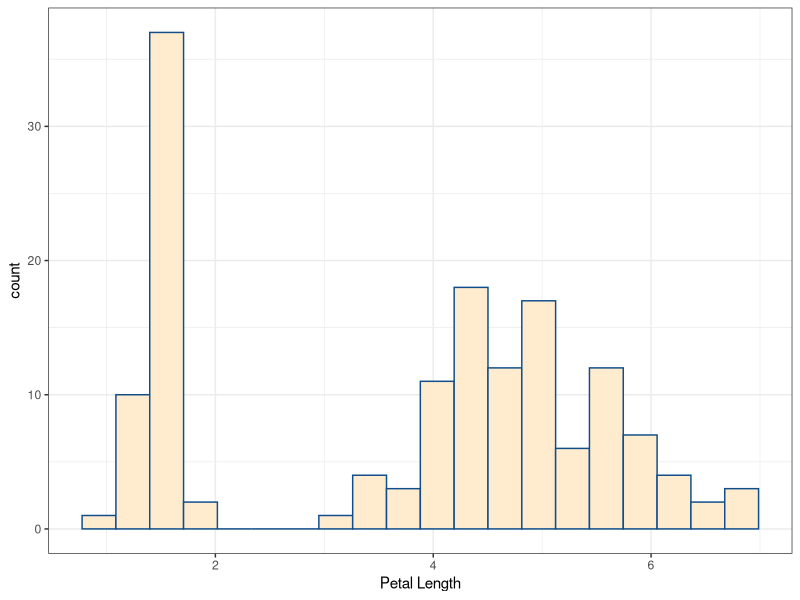
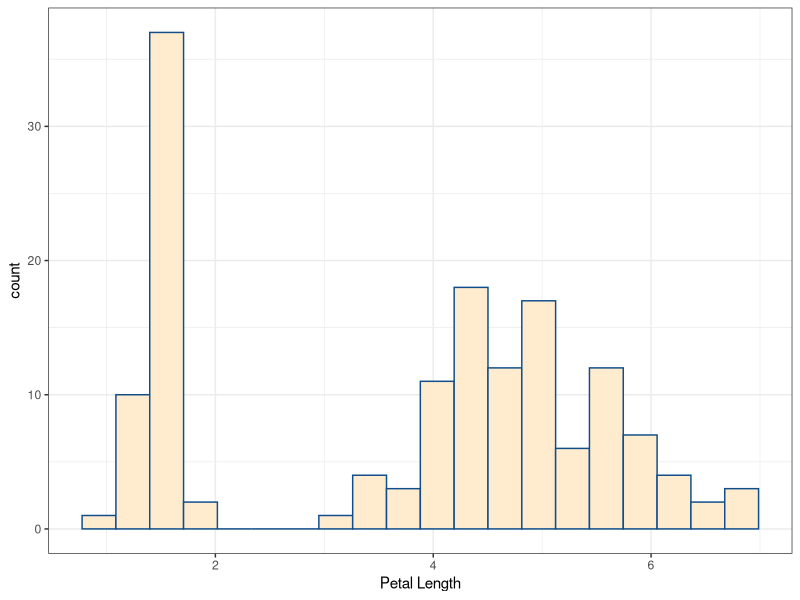

The R source for these figures, in order:
## ---- chunk 1
knitr::opts_chunk$set(echo = TRUE)
library(tidyverse)
## ---- chunk 2
ggplot(iris, aes(x = Petal.Length)) + 
  geom_histogram(fill = "blanchedalmond",
                 color = "dodgerblue4", 
                 bins=20) +
  theme_bw() + labs(x= "Petal Length")->thing
thing
ggsave("practice_plot.png", thing)
